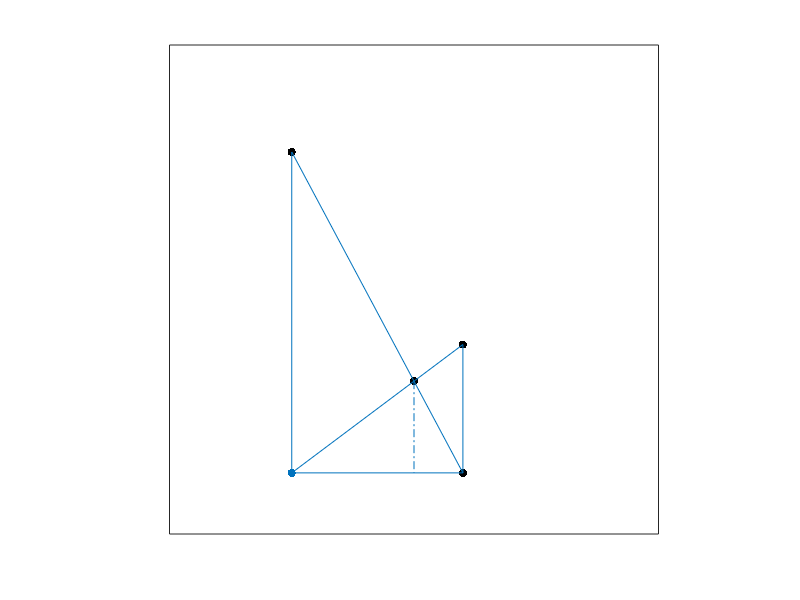

The MATLAB script that drew this image:
function ladders_thumb
    % The Classic Crossed Ladders Puzzle.
    % See Cleve's Corner, Feb. 29, 2016.
    % <http://blogs.mathworks.com/cleve/2016/02/29/the-classic-crossed-ladders-puzzle>
     
    % Starting values are a minimal sum integer solution.
    w0 = 56;
    x0 = 105;
    y0 = 42;
    w = w0;
    x = x0;
    y = y0;
    c = x*y/(x+y);
    u = c*w/y;
    v = c*w/x;
    initialize_figure;
    
%% initialize_figure
  
    function initialize_figure
        cla
        % Size of the square view
        h = 160;
        axis([-h/4 3/4*h -h/8 7/8*h])
        axis square
        lines
        % buttons
        % labels
        set(gca,'xtick',[],'ytick',[])
    end %initialize_figure

       
%% lines
% Play dot-to-dot.
    
    function lines
        ms = 3*get(gcf,'defaultlinemarkersize');  % Larger dots 
        lw = get(gcf,'defaultlinelinewidth');  % Thicker lines
        u = c*w/y; 

        % Five markers at the vertices.
        line([0 0],[0 0],'Marker','.','MarkerSize',ms)
        line([w w],[0 0],'Marker','.','MarkerSize',ms,'Color','k')
        line([0 0],[x x],'Marker','.','MarkerSize',ms,'Color','k')
        line([w w],[y y],'Marker','.','MarkerSize',ms,'Color','k')
        line([u u],[c c],'Marker','.','MarkerSize',ms,'Color','k')
        
        % Connect the markers with six lines.
        line([0 w],[0 0],'Linewidth',lw)
        line([0 0],[0 x],'Linewidth',lw)
        line([w w],[0 y],'Linewidth',lw)
        line([0 w],[x 0],'Linewidth',lw)
        line([w 0],[y 0],'Linewidth',lw)
        line([u u],[c 0],'LineStyle','-.','Linewidth',lw)
        box on
    end % lines


end % ladders_thumb